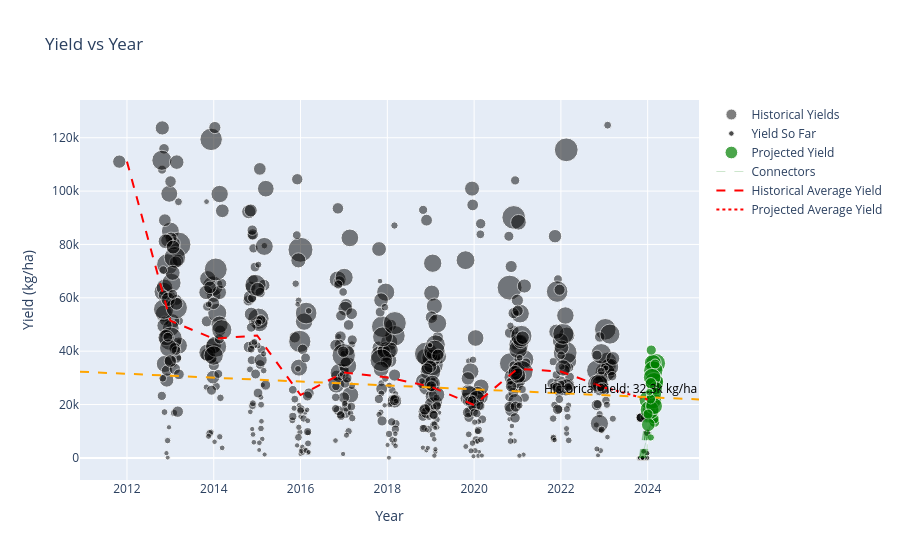

The notebook cell saved with this chart:
### Code cell
update.yield_breakdown(yb_fig,df,df_by_year,preds,actuals,df1,historical_yield,week)
